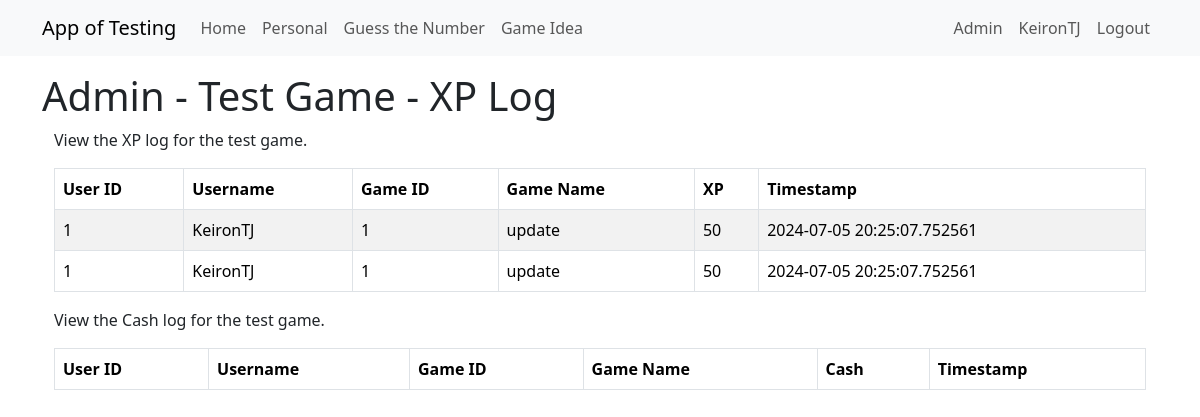
The page /admin_testgame_resourceslog (signed in) on the database as committed earlier.
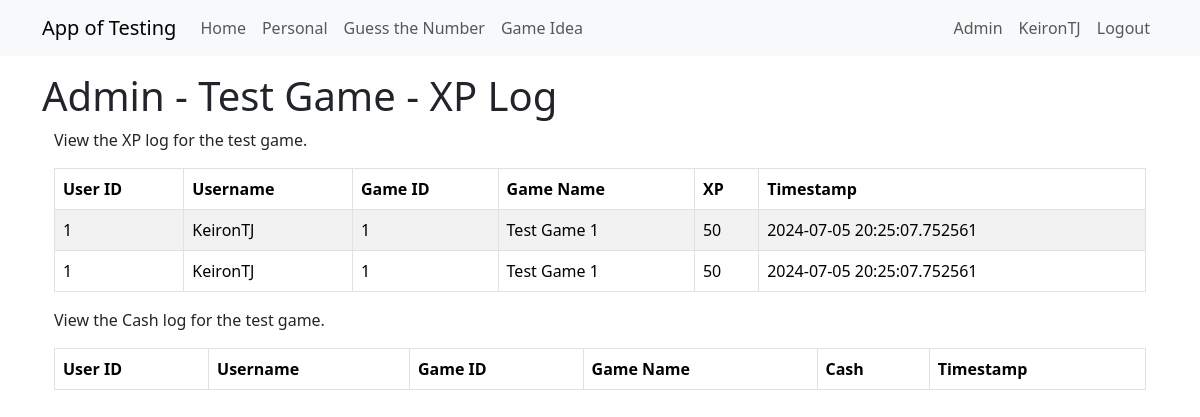
The same page on the database as committed later.
### app/models.py (models this page shows, shortened)
class TestGameXPLog(db.Model):
    __tablename__ = 'test_game_xp_log'
    id = db.Column(db.Integer, primary_key=True)
    test_game_id = db.Column(db.Integer, db.ForeignKey("test_game.id"))
    xp = db.Column(db.Integer)
    entry_date = db.Column(db.DateTime, default=datetime.now(timezone.utc))
    testgame = db.relationship("TestGame", back_populates="test_game_xp_logs")

class TestGame(db.Model):
    __tablename__ = 'test_game'
    id = db.Column(db.Integer, primary_key=True)
    user_id = db.Column(db.Integer, db.ForeignKey('user.id'), nullable=False)
    game_name = db.Column(db.String(64))
    game_exists = db.Column(db.Boolean, default=False)
    entry_date = db.Column(db.DateTime, default=datetime.now(timezone.utc))
    xp = db.Column(db.Integer, default=0)
    level = db.Column(db.Integer, default=1)
    cash = db.Column(db.Float, default=5000)
    test_game_cash_logs = db.relationship("TestGameCashLog", back_populates="testgame")
    test_game_xp_logs = db.relationship("TestGameXPLog", back_populates="testgame")
    user = db.relationship("User", back_populates="test_game")
    inventories = db.relationship('TestGameInventory', backref='game', lazy=True, cascade="all, delete-orphan")
    quest_progress = db.relationship("TestGameQuestProgress", back_populates="quest_game")

class User(UserMixin, db.Model):
    id = db.Column(Integer, primary_key=True)
    username = db.Column(String(64), index=True, unique=True)
    firstname = db.Column(String(64), nullable=True)
    surname = db.Column(String(64), nullable=True)
    dob = db.Column(DateTime, nullable=True)
    firstlineaddress = db.Column(String(64), nullable=True)
    city = db.Column(String(64), nullable=True)
    postcode = db.Column(String(64), nullable=True)
    email = db.Column(String(120), index=True, unique=True)
    password_hash = db.Column(String(256))
    active = db.Column(db.Boolean(), default=True)
    activetestgame = db.Column(db.Integer, nullable=True)
    test_game = so.relationship("TestGame", back_populates="user", cascade="all, delete-orphan")
    role=so.relationship("Role", secondary="user_roles")
    def is_admin(self):
        return 'admin' in [role.name for role in self.role]

### app/admin/routes.py (the view)
@bp.route('/admin_testgame_resourceslog', methods=['GET', 'POST'])
@login_required
@admin_required
def admin_testgame_resourceslog():
    xplogs = db.session.query(TestGameXPLog).all()
    cashlogs = db.session.query(TestGameCashLog).all()
    return render_template("admin/admin_testgame_resourceslog.html",
                           title='Admin Test Game XP Log',
                           xplogs=xplogs,
                           cashlogs=cashlogs)

### app/models.py (called while the page is built)
@login.user_loader
def load_user(id):
    return db.session.get(User, int(id))

### app/templates/admin/admin_testgame_resourceslog.html (shortened to what this page needs)
{% extends "base.html" %}
{% block content %}
<div class="Jumbotron">
    <h1>Admin - Test Game - XP Log</h1>
</div>
<div class="container">
    <p>View the XP log for the test game.</p>
    <table class="table table-striped table-bordered">
        <thead>
            <tr>
                <th>User ID</th>
                <th>Username</th>
                <th>Game ID</th>
                <th>Game Name</th>
                <th>XP</th>
                <th>Timestamp</th>
            </tr>
        </thead>
        <tbody>
            {% for xplog in xplogs %}
                <tr>
                    <td>{{ xplog.testgame.user_id }}</td>
                    <td>{{ xplog.testgame.user.username }}</td>
                    <td>{{ xplog.testgame.id }}</td>
                    <td>{{ xplog.testgame.game_name }}</td>
                    <td>{{ xplog.xp }}</td>
                    <td>{{ xplog.entry_date }}</td>
                </tr>
            {% endfor %}
        </tbody>
    </table>
</div>
<div class="container">
    <p>View the Cash log for the test game.</p>
    <table class="table table-striped table-bordered">
        <thead>
            <tr>
                <th>User ID</th>
                <th>Username</th>
                <th>Game ID</th>
                <th>Game Name</th>
                <th>Cash</th>
                <th>Timestamp</th>
            </tr>
        </thead>
    </table>
</div>
{% endblock %}

Rows that differ between the two databases and show on the page:
changed through a linked row, TestGameXPLog (number 1 of 2 on the later page): testgame.game_name "update" → "Test Game 1"
changed through a linked row, TestGameXPLog (number 2 of 2 on the later page): testgame.game_name "update" → "Test Game 1"
